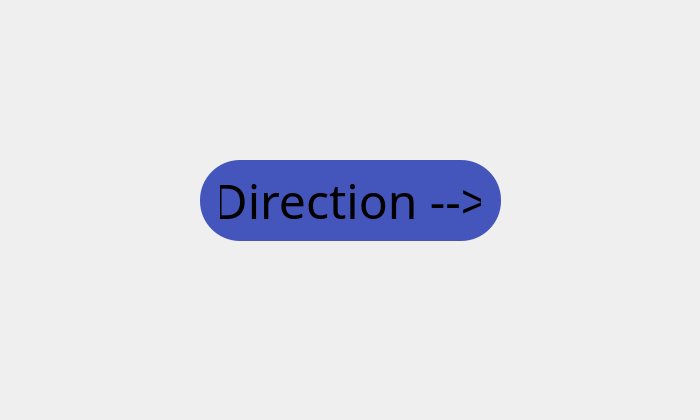
<?xml version="1.0" encoding="UTF-8"?>
<ui version="4.0">
 <class>Form</class>
 <widget class="QWidget" name="Form">
  <property name="geometry">
   <rect>
    <x>0</x>
    <y>0</y>
    <width>700</width>
    <height>420</height>
   </rect>
  </property>
  <property name="palette">
   <palette>
    <active>
     <colorrole role="WindowText">
      <brush brushstyle="SolidPattern">
       <color alpha="255">
        <red>255</red>
        <green>170</green>
        <blue>0</blue>
       </color>
      </brush>
     </colorrole>
     <colorrole role="ButtonText">
      <brush brushstyle="SolidPattern">
       <color alpha="255">
        <red>255</red>
        <green>170</green>
        <blue>0</blue>
       </color>
      </brush>
     </colorrole>
    </active>
    <inactive>
     <colorrole role="WindowText">
      <brush brushstyle="SolidPattern">
       <color alpha="255">
        <red>255</red>
        <green>170</green>
        <blue>0</blue>
       </color>
      </brush>
     </colorrole>
     <colorrole role="ButtonText">
      <brush brushstyle="SolidPattern">
       <color alpha="255">
        <red>255</red>
        <green>170</green>
        <blue>0</blue>
       </color>
      </brush>
     </colorrole>
    </inactive>
    <disabled>
     <colorrole role="WindowText">
      <brush brushstyle="SolidPattern">
       <color alpha="255">
        <red>120</red>
        <green>120</green>
        <blue>120</blue>
       </color>
      </brush>
     </colorrole>
     <colorrole role="ButtonText">
      <brush brushstyle="SolidPattern">
       <color alpha="255">
        <red>120</red>
        <green>120</green>
        <blue>120</blue>
       </color>
      </brush>
     </colorrole>
    </disabled>
   </palette>
  </property>
  <property name="windowTitle">
   <string>Form</string>
  </property>
  <property name="styleSheet">
   <string notr="true"/>
  </property>
  <widget class="QPushButton" name="btnView">
   <property name="geometry">
    <rect>
     <x>200</x>
     <y>160</y>
     <width>301</width>
     <height>81</height>
    </rect>
   </property>
   <property name="font">
    <font>
     <family>Swiss911 XCm BT</family>
     <pointsize>36</pointsize>
    </font>
   </property>
   <property name="styleSheet">
    <string notr="true">  background: #4455BB;
  border-radius: 40px;
  color: #000000;
  padding: 10px 20px 10px 20px;
  text-decoration: none;</string>
   </property>
   <property name="text">
    <string>Direction --&gt;</string>
   </property>
  </widget>
 </widget>
 <resources/>
 <connections/>
</ui>
